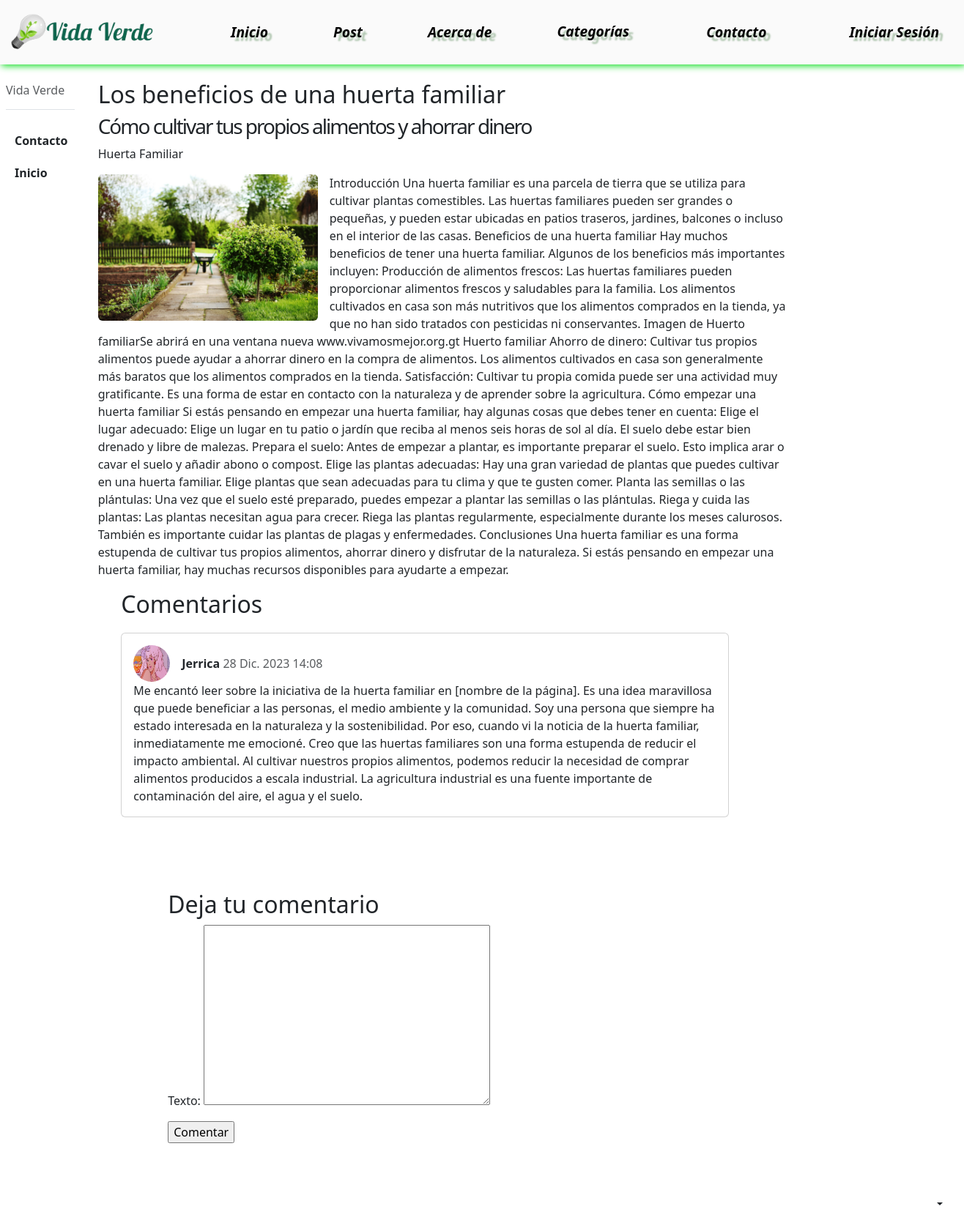
The page /posts/4 on the database its author committed.
### apps/posts/models.py (models this page shows, shortened)
class Post(models.Model):
      titulo = models.CharField(max_length=150, null= False)
      subtitulo = models.CharField(max_length=150, null=True, blank= True)
      fecha= models.DateTimeField(auto_now_add= True)
      texto= models.TextField(null=False)
      activo= models.BooleanField(default=True)
      categoria= models.ForeignKey(Categoria, on_delete=models.SET_NULL, null= True, default='Sin categoria')
      imagen= models.ImageField(null=True, blank=True, upload_to= 'media', default='static/post_default.png')
      publicado= models.DateTimeField(default= timezone.now)
      autor = models.ForeignKey(settings.AUTH_USER_MODEL,on_delete=models.CASCADE,null=True)
      class Meta:
            ordering =('-publicado',)

class Categoria(models.Model):
    nombre=models.CharField(max_length=30, null= False)
    def __str__(self):
            return(self.nombre)

class Comentario(models.Model):
      posts= models.ForeignKey('posts.Post', on_delete=models.CASCADE, related_name='comentarios')
      usuario = models.ForeignKey(settings.AUTH_USER_MODEL, on_delete=models.CASCADE,related_name='comentarios' )
      texto = models.TextField()
      fecha = models.DateTimeField( auto_now_add= True)

### apps/usuario/models.py (models this page shows, shortened)
class Usuario(AbstractUser):
    imagen = models.ImageField(null=True, blank=True, upload_to='usuario', default='usuario/user-default.png')

### apps/posts/views.py (the view)
# urls.py: path('posts/<int:id>', PostDetailView.as_view(), name='post_individual'),
class PostDetailView(DetailView):
    model = Post
    template_name = "post/post_individual.html"
    context_object_name = "posts"
    pk_url_kwarg = "id"
    queryset = Post.objects.all()
    def get_context_data(self, **kwargs):
        context = super().get_context_data(**kwargs)
        context['form'] = ComentarioForm()
        context['comentarios'] = Comentario.objects.filter(posts_id=self.kwargs['id'])
        context['categorias'] = Categoria.objects.all()
        for comentario in context['comentarios']:
         comentario.usuario = comentario.usuario
        return context
    def post(self, request, *args, **kwargs):
        form = ComentarioForm(request.POST)
        if form.is_valid():
               if request.user.is_authenticated:
                  messages.success(self.request, 'Comentario creado con éxito.')
                  comentario = form.save(commit=False)
                  comentario.usuario = request.user
                  comentario.posts_id = self.kwargs['id']
                  comentario.save()
                  return redirect('apps.posts:post_individual' , id = self.kwargs['id'] )
               else:
                 messages.error(self.request, 'Debes iniciar sesión para comentar.')
                 context = {'form': form}
                 return redirect('login')
        else:
            context = self.get_context_data(**kwargs)
            context['form'] = form
            return self.render(request, self.template_name, context)

### apps/posts/forms.py
class ComentarioForm(forms.ModelForm):
    class Meta:
        model = Comentario
        fields = ['texto']

### apps/posts/templatetags/colaborador_tags.py (called while the page is built)
@register.filter(name = 'has_group')
def has_group(user, group_name):
    return user.groups.filter(name=group_name).exists()

### templates/post/post_individual.html (shortened to what this page needs)
{% extends 'base.html' %}
{% load static %}
{% load colaborador_tags %}
{% block contenido %}
<div class="container-fluid">
  <div class="row">
    <aside class="bd-aside sticky-xl-top text-body-secondary align-self-start mb-3 mb-xl-5 px-2 col-md-1">
      <h2 class="h6 pt-4 pb-3 mb-4 border-bottom">Vida Verde</h2>
      <nav class="small" id="toc">
        <ul class="list-unstyled">
          <li class="my-2">
            <button class="btn d-inline-flex align-items-center collapsed border-0" data-bs-toggle="collapse" aria-expanded="false" data-bs-target="#forms-collapse" aria-controls="forms-collapse"><strong>Contacto</strong></button>
          </li>
          <li class="my-2">
            <button class="btn d-inline-flex align-items-center collapsed border-0" data-bs-toggle="collapse" aria-expanded="false" data-bs-target="#components-collapse" aria-controls="components-collapse"><strong>Inicio</strong></button>
          </li>
        </ul>
      </nav>
    </aside>
    <div class="col-md-9">
      <div class="container-fluid" style="margin-top: 20px;">
        <h2>{{ posts.titulo }}</h2>
        <h3>{{ posts.subtitulo }}</h3>
        <p>{{ posts.categoria }}</p>
        <div class="clearfix">
          {% if posts.imagen %}
              <img src="{{ posts.imagen.url }}" alt="" class="img-fluid rounded float-md-start me-md-3 mb-3" style="max-width: 300px;">
          {% else %}
              <p class="mb-3">No hay imagen disponible</p>
          {% endif %}
          <p>{{ posts.texto }}</p>
      </div>
      </div>
    </div>
  </div>
  <div class="container-fluid justify-content-center" style="margin-bottom: 20px; margin-left: 10%;">
    {% include 'comentario/crear_comentario.html' %}
</div>
{% endblock %}

### templates/comentario/crear_comentario.html (shortened to what this page needs)
{% load colaborador_tags %}
<div class="container-fluid" style="margin-bottom: 20px;">
   <h2>Comentarios</h2>
</div>
<div class="container-fluid justify-content-center" style="margin-bottom: 20px; margin-left: 0;">
    <div class="col-md-8">
      {% for comentario in comentarios %}
        <div class="card mb-3">
          <div class="card-body">
            <div class="d-flex align-items-center">
              <img src="{{ comentario.usuario.imagen.url }}" alt="Foto de usuario" class="rounded-circle me-3" style="width: 50px; height: 50px;">
              <div>
                <strong>{{ comentario.usuario }}</strong>
                <span class="text-muted">{{ comentario.fecha }}</span>
              </div>
            </div>
            <p class="card-text">{{ comentario.texto }}</p>
          </div>
        </div>
      {% empty %}
        <li>No hay comentarios-Puedes ser el primero en comentar!</li>
      {% endfor %}
    </div>
  </div>
<div class="container" style="margin-bottom: 100px;">
<form method="POST" style="margin-bottom: 10px; margin-top: 100px">
    {% if superuser is autenthicated %}
    <h2>Deja tu comentario</h2>
       <from method="POST">
          {{ form.as_p }}
          <input type="submit" value="Comentar">
       </form>
    {% else %}
        <h2>Debes iniciar sesión o registrarte para comentar</h2>
        <a id="boton_post" href="{% url 'apps.usuario:login' %}?=next={{ request.path }}">Iniciar sesión</a>
        <input type="hidden" name = 'next' value="{{ request.path }}">
    {% endif %}
</div>

### static/css/base.css (style rules this page uses)
body { padding-bottom: 20px; }
h3 { font-size:30px; line-height:1.8em; color:#4c4c4c; letter-spacing:-2px; background:url(../images/h3-tail.gif) 0 bottom repeat-x; margin-bottom:8px; }

### rows shown on the page
Post: titulo "Los beneficios de una huerta familiar", subtitulo "Cómo cultivar tus propios alimentos y ahorrar dinero", categoria "Huerta Familiar", imagen (picture), texto "Introducción Una huerta familiar es una parcela de tierra que se utiliza para cultivar plantas comestibles. Las huertas familiares pueden ser grandes o pequeñas, y pueden estar ubicadas en patios traseros, jardines, balcones o incluso en el interior de las casas. Beneficios de una huerta familiar Hay muchos beneficios de tener una huerta familiar. Algunos de los beneficios más importantes incluyen: Producción de alimentos frescos: Las huertas familiares pueden proporcionar alimentos frescos y saludables para la familia. Los alimentos cultivados en casa son más nutritivos que los alimentos comprados en la tienda, ya que no han sido tratados con pesticidas ni conservantes. Imagen de Huerto…"
Comentario: usuario.imagen (picture), usuario "Jerrica", fecha "28 Dic. 2023 14:08", texto "Me encantó leer sobre la iniciativa de la huerta familiar en [nombre de la página]. Es una idea maravillosa que puede beneficiar a las personas, el medio ambiente y la comunidad. Soy una persona que siempre ha estado interesada en la naturaleza y la sostenibilidad. Por eso, cuando vi la noticia de la huerta familiar, inmediatamente me emocioné. Creo que las huertas familiares son una forma estupenda de reducir el impacto ambiental. Al cultivar nuestros propios alimentos, podemos reducir la necesidad de comprar alimentos producidos a escala industrial. La agricultura industrial es una fuente importante de contaminación del aire, el agua y el suelo."
